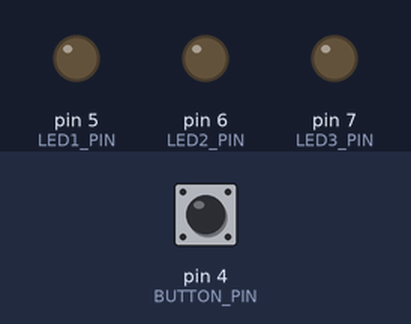
The sketch below on a simulated Arduino Uno, built with avr-gcc and run on an emulated ATmega328P. Shown: output pins drawn as LEDs (lit = HIGH). Dashed ring = blinking. The inputs (shaded band) are chosen by the test bench; at power-on: pin 4 (BUTTON_PIN) HIGH.

Above: at 1.2 s.
1.3 s: pin 4 (BUTTON_PIN) pulled LOW for 0.15 s
At 1.37 s:
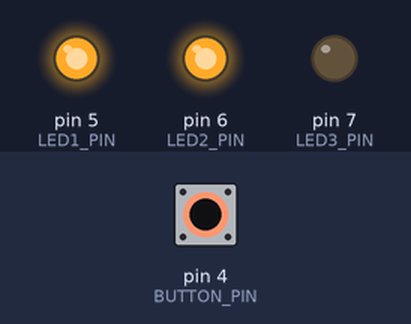
3.1 s: pin 4 (BUTTON_PIN) pulled LOW for 1 s
At 3.9 s:
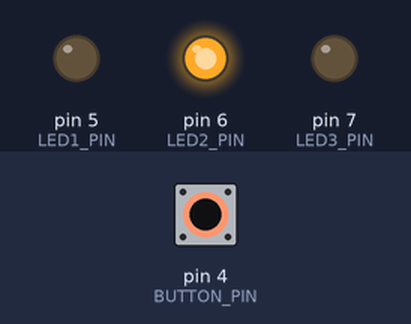
5.6 s: pin 4 (BUTTON_PIN) pulled LOW for 3.2 s
At 8.92 s:
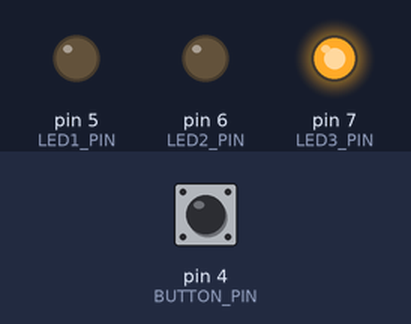
10.5 s: pin 4 (BUTTON_PIN) pulsed LOW 2 times (0.12 s each, 0.3 s apart)
At 10.68 s:
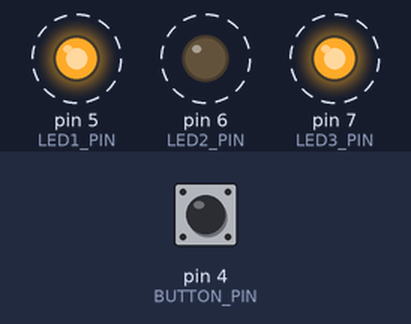
Timing chart, 0 to 13.5 s (numbered marks = the images above; inputs shaded):
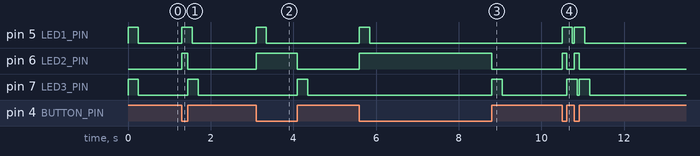

Measured:
- after the input at 1.3 s, pin 5 (LED1_PIN): LOW → HIGH at once, → LOW 0.25 s later; pin 6 (LED2_PIN): LOW → HIGH at once, → LOW 0.15 s later; pin 7 (LED3_PIN): LOW → HIGH after 0.15 s, → LOW 0.25 s later
- after the input at 3.1 s, pin 5 (LED1_PIN): LOW → HIGH at once, → LOW 0.25 s later; pin 6 (LED2_PIN): LOW → HIGH at once, → LOW 1.0 s later; pin 7 (LED3_PIN): LOW → HIGH after 1.0 s, → LOW 0.25 s later
- after the input at 5.6 s, pin 5 (LED1_PIN): LOW → HIGH at once, → LOW 0.25 s later; pin 6 (LED2_PIN): LOW → HIGH at once, → LOW 3.2 s later; pin 7 (LED3_PIN): LOW → HIGH after 3.2 s, → LOW 0.25 s later
- after the input at 10.5 s, pin 5 (LED1_PIN): alternates HIGH for 0.25 s and LOW for 0.05 s, 4 changes in all, then stays LOW, starting at once; pin 6 (LED2_PIN): alternates HIGH for 0.12 s and LOW for 0.18 s, 4 changes in all, then stays LOW, starting at once

The sketch:

debounce_001.ino
```cpp
#define BUTTON_PIN 4
#define LED1_PIN 5
#define LED2_PIN 6
#define LED3_PIN 7


boolean led1_state, button_last_read;
unsigned long button_last_pressed, button_last_released;
int debounce, button_state, button_last_state, pressed_delay, released_delay;

void setup() {

  led1_state = LOW;
  button_last_read = 0;
  button_last_pressed = 0;
  button_last_released = 0;
  debounce = 50;
  pressed_delay = 250;
  released_delay = 250;

  pinMode( BUTTON_PIN, INPUT_PULLUP ); // INPUT_PULLUP uses a built in pullup resistor
  pinMode( LED1_PIN, OUTPUT );
  pinMode( LED2_PIN, OUTPUT );
  pinMode( LED3_PIN, OUTPUT );

}

void loop() {
  boolean button_current_read = digitalRead( BUTTON_PIN );
  unsigned long current_time = millis();

  if (button_last_read == 1 && button_current_read == 0) { // button pressed
    if (current_time - button_last_pressed > (unsigned long) debounce) {
      button_last_pressed = current_time;
    }
  }

  if (current_time - button_last_pressed < (unsigned long) pressed_delay ) {
    digitalWrite( LED1_PIN, 1);
  } else {
    digitalWrite( LED1_PIN, 0);
  }

  //////////////////

  if (button_last_read == 0 && button_current_read == 1) { // button released
    if (current_time - button_last_released > (unsigned long) debounce) {
      button_last_released = current_time;
    }
  }

  if (current_time - button_last_released < (unsigned long) released_delay ) {
    digitalWrite( LED3_PIN, 1);
  } else {
    digitalWrite( LED3_PIN, 0);
  }

  //////////////////

  if ( button_last_read == 0 && button_current_read == 0 ) { // button held

    digitalWrite( LED2_PIN, 1);
  } else {
    digitalWrite( LED2_PIN, 0);
  }


  button_last_read = button_current_read;
}
```
